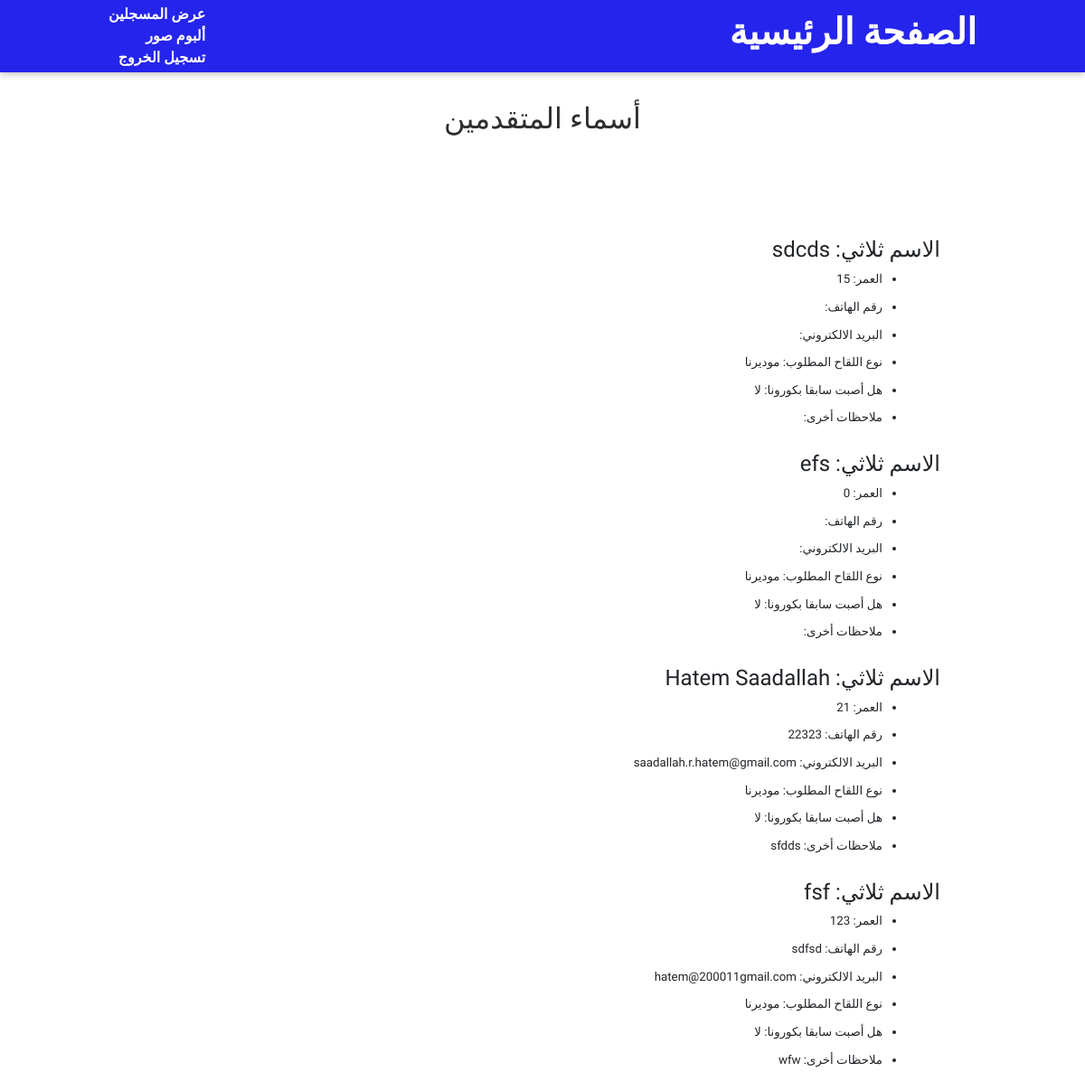
Before: /data (signed in) with the older database file.
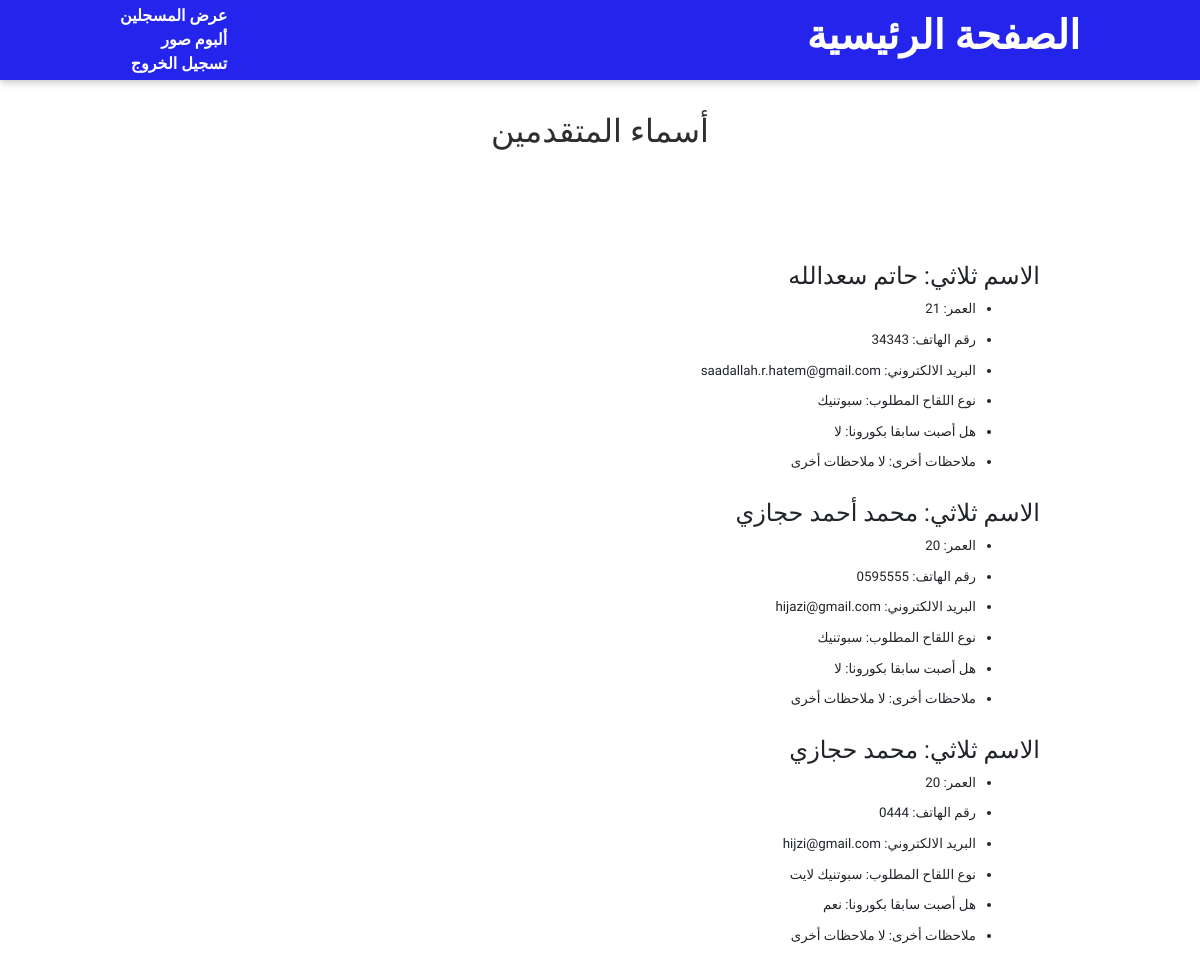
After: the same page with the newer database file.
### news/models.py (models this page shows)
class Person(models.Model):
    personName = models.CharField(max_length=255)
    age = models.IntegerField(default=0)
    TYPES_OF_VACCINE = (
        ('1', 'فايزر'),
        ('2', 'سبوتنيك'),
        ('3', 'سبوتنيك لايت'),
        ('4', 'موديرنا'),
    )
    typeVaccine = models.CharField(max_length=1, choices=TYPES_OF_VACCINE)
    phone = models.CharField(max_length=255)
    email = models.EmailField(max_length=255)
    TYPES_OF_SICK = (
        ('a', 'نعم'),
        ('b', 'لا'),
    )
    sickBefore = models.CharField(max_length=1, choices=TYPES_OF_SICK)
    notes = models.TextField()

### news/views.py (the view)
# urls.py: path("data", views.Data, name="data"),
@login_required(login_url="login")
def Data(response):
    all_entries = Person.objects.all();
    pattern = re.compile("(?:^|\s)'([^']*?)'(?:$|\s)")
    return render(response, "news/applicant.html", {"all_entries": all_entries})

### news/templates/news/applicant.html (shortened to what this page needs)
{% extends 'base.html' %}
{% load static %}
{% block css_files %}
<link rel="stylesheet" href="{% static "news/post.css" %}">
<link rel="stylesheet" href="{% static "news/all-posts.css" %}">
<link rel="stylesheet" href="{% static "news/register.css" %}">
<link rel="stylesheet" href="{% static "news/entries.css" %}">
<link href="https://cdn.jsdelivr.net/npm/bootstrap@5.1.3/dist/css/bootstrap.min.css" rel="stylesheet">
<link rel="stylesheet" href="{% static "news/button.css" %}">
{% endblock %}
{%block content%}
<section id="all-posts">
    <h2>أسماء المتقدمين</h2>
</section>
<section class="entries">
    {%for post in all_entries%}
        <h4>الاسم ثلاثي: {{post.personName}}</h4>
        <ul>
            <li>العمر: {{post.age}}</li>
            <br />
            <li>رقم الهاتف: {{post.phone}}</li>
            <br />
            <li>البريد الالكتروني: {{post.email}}</li>
            <br />
            {% if post.typeVaccine == "['سبوتنيك']" %}
            <li>نوع اللقاح المطلوب: سبوتنيك</li>
            {% elif post.typeVaccine == "['فايزر']" %}
            <li>نوع اللقاح المطلوب: فايزر</li>
            {% elif post.typeVaccine == "['سبوتنيك لايت']" %}
            <li>نوع اللقاح المطلوب: سبوتنيك لايت</li>
            {% else %}
            <li>نوع اللقاح المطلوب: موديرنا</li>
            {% endif %}
            <br />
            {% if post.sickBefore == "['a']" %}
                <li>هل أصبت سابقا بكورونا: نعم</li>
            {% else %}
                <li>هل أصبت سابقا بكورونا: لا</li>
            {% endif %}
            <br />
            <li>ملاحظات أخرى: {{post.notes}}</li>
        </ul>
        <br />
    {%endfor%}
</section>
{%endblock%}

### templates/base.html (shortened to what this page needs)
{% load static %}
<!DOCTYPE html>
<html lang="en">
<head>
    <link rel="stylesheet" href="{%static "app.css"%}">
    {%block css_files%}{% endblock %}
</head>
<body>
    <header id="main-navigation">
        <h1><a href="{% url 'starting-page' %}">الصفحة الرئيسية</a></h1>
        <nav>
            {% if not user.is_authenticated %}
                <a href="http://site.iugaza.edu.ps/covid19/">الجامعة الإسلامية - غزة</a>
            {% else %}
                <a href="{% url 'data' %}">عرض المسجلين</a>
            {% endif %}
            <br>
            <a href="{% url 'images' %}">ألبوم صور</a>
            {% if not user.is_authenticated %}
                <br>
                <a href="{% url 'login' %}">تسجيل الدخول</a>
            {% else %}
                <br>
                <a href="{% url 'logout' %}">تسجيل الخروج</a>
            {% endif %}
        </nav>
    </header>
    {%block content%}
    {%endblock%}
</body>
</html>

### static/app.css (style rules this page uses)
* { box-sizing: border-box; direction: rtl; font-family: Cairo !important; }
a, a:hover, a:focus, a:active { text-decoration: none; color: inherit; }
html { font-family: 'Open Sans', 'Lato', sans-serif; }
body { margin: 0; }
h1, h2, h3 { font-family: 'Lato', sans-serif; font-weight: bold; }
#main-navigation { width: 100%; height: 5rem; display: flex; justify-content: space-between; align-items: center; padding: 0 10%; position: absolute; top: 0; left: 0; }
#main-navigation a { text-decoration: none; color: white; font-weight: bold; }

### static/news/all-posts.css (style rules this page uses)
body { background-color: #e7e7e7; }
#main-navigation { background-color: rgb(37, 36, 236); box-shadow: 0 2px 8px rgba(0, 0, 0, 0.25); }
#all-posts { margin: 7rem auto; width: 90%; max-width: 60rem; }
#all-posts h2 { text-align: center; font-size: 2rem; color: #2e2e2e; margin: 3rem 0; }
ul { list-style: none; margin: 0; padding: 0; display: grid; grid-template-columns: repeat(auto-fill, minmax(17rem, 1fr)); gap: 1.5rem; }

### news/static/news/entries.css (style rules this page uses)
.entries { margin-right: 10em; }
ul { list-style-type: disc; display: block; margin-right: 4em; }
li { margin-bottom: -1em !important; font-size: smaller; }
h4 { font-weight: bolder; }

### news/static/news/button.css (style rules this page uses)
a, a:hover, a:focus, a:active { text-decoration: none; color: inherit; }

Changed rows visible on the page:
removed Person: personName "sdcds", age "15", typeVaccine "نوع اللقاح المطلوب: موديرنا", sickBefore "هل أصبت سابقا بكورونا: لا"
removed Person: personName "efs", age "0", typeVaccine "نوع اللقاح المطلوب: موديرنا", sickBefore "هل أصبت سابقا بكورونا: لا"
removed Person: personName "Hatem Saadallah", age "21", phone "22323", email "saadallah.r.hatem@gmail.com", typeVaccine "نوع اللقاح المطلوب: موديرنا", sickBefore "هل أصبت سابقا بكورونا: لا", notes "sfdds"
removed Person: personName "fsf", age "123", phone "sdfsd", email "hatem@200011gmail.com", typeVaccine "نوع اللقاح المطلوب: موديرنا", sickBefore "هل أصبت سابقا بكورونا: لا", notes "wfw"
added Person: personName "حاتم سعدالله", age "21", phone "34343", email "saadallah.r.hatem@gmail.com", typeVaccine "نوع اللقاح المطلوب: سبوتنيك", sickBefore "هل أصبت سابقا بكورونا: لا", notes "لا ملاحظات أخرى"
added Person: personName "محمد أحمد حجازي", age "20", phone "0595555", email "hijazi@gmail.com", typeVaccine "نوع اللقاح المطلوب: سبوتنيك", sickBefore "هل أصبت سابقا بكورونا: لا", notes "لا ملاحظات أخرى"
added Person: personName "محمد حجازي", age "20", phone "0444", email "hijzi@gmail.com", typeVaccine "نوع اللقاح المطلوب: سبوتنيك لايت", sickBefore "هل أصبت سابقا بكورونا: نعم", notes "لا ملاحظات أخرى"
